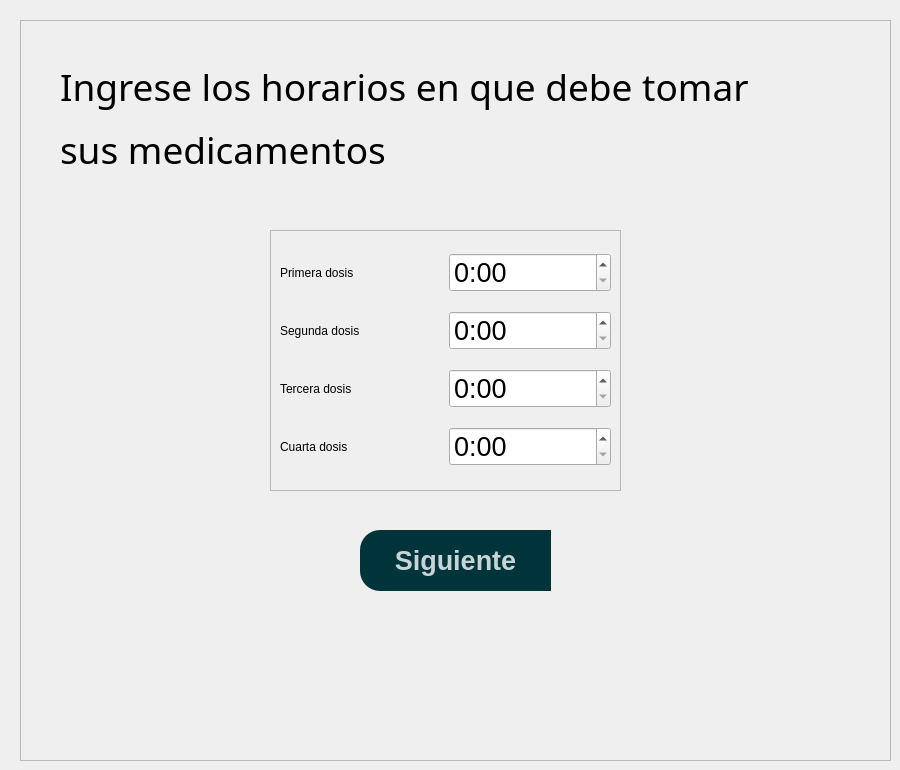
               <widget class="QWidget" name="pageHorarios">
                <widget class="QFrame" name="frame_9">
                 <property name="geometry">
                  <rect>
                   <x>20</x>
                   <y>20</y>
                   <width>871</width>
                   <height>741</height>
                  </rect>
                 </property>
                 <property name="styleSheet">
                  <string notr="true">QPushButton{
	background-color:rgba(0, 52, 59, 1);
	color:rgba(255,255,255,200);
	border-top-left-radius: 20px;
	border-bottom-left-radius: 20px
}
QPushButton:pressed{
	padding-left:5px;
	padding-top:5px;
	background-color:rgba(0, 119, 123, 1);
	background-position:calc(100% - 10px)center;
	border-top-left-radius: 20px;
	border-bottom-left-radius: 20px
}
QPushButton:hover{
	background-color:rgba(0, 174, 173, 1);
	border-top-left-radius: 20px;
	border-bottom-left-radius: 20px
}
</string>
                 </property>
                 <property name="frameShape">
                  <enum>QFrame::StyledPanel</enum>
                 </property>
                 <property name="frameShadow">
                  <enum>QFrame::Raised</enum>
                 </property>
                 <widget class="QLabel" name="label_11">
                  <property name="enabled">
                   <bool>true</bool>
                  </property>
                  <property name="geometry">
                   <rect>
                    <x>40</x>
                    <y>40</y>
                    <width>811</width>
                    <height>116</height>
                   </rect>
                  </property>
                  <property name="minimumSize">
                   <size>
                    <width>301</width>
                    <height>0</height>
                   </size>
                  </property>
                  <property name="font">
                   <font>
                    <family>Arial Black</family>
                    <pointsize>12</pointsize>
                    <weight>10</weight>
                    <italic>false</italic>
                    <bold>false</bold>
                   </font>
                  </property>
                  <property name="text">
                   <string>&lt;html&gt;&lt;head/&gt;&lt;body&gt;&lt;p&gt;&lt;span style=&quot; font-size:28pt;&quot;&gt;Ingrese los horarios en que debe tomar &lt;/span&gt;&lt;/p&gt;&lt;p&gt;&lt;span style=&quot; font-size:28pt;&quot;&gt;sus medicamentos&lt;/span&gt;&lt;/p&gt;&lt;/body&gt;&lt;/html&gt;</string>
                  </property>
                 </widget>
                 <widget class="QPushButton" name="pushButtonNext4">
                  <property name="geometry">
                   <rect>
                    <x>340</x>
                    <y>510</y>
                    <width>191</width>
                    <height>61</height>
                   </rect>
                  </property>
                  <property name="font">
                   <font>
                    <pointsize>20</pointsize>
                    <weight>75</weight>
                    <bold>true</bold>
                   </font>
                  </property>
                  <property name="text">
                   <string>Siguiente</string>
                  </property>
                 </widget>
                 <widget class="QFrame" name="frame_10">
                  <property name="geometry">
                   <rect>
                    <x>250</x>
                    <y>210</y>
                    <width>351</width>
                    <height>261</height>
                   </rect>
                  </property>
                  <property name="frameShape">
                   <enum>QFrame::StyledPanel</enum>
                  </property>
                  <property name="frameShadow">
                   <enum>QFrame::Raised</enum>
                  </property>
                  <layout class="QVBoxLayout" name="verticalLayout_9">
                   <item>
                    <layout class="QHBoxLayout" name="horizontalLayout_10">
                     <item>
                      <widget class="QLabel" name="labeDosis1">
                       <property name="text">
                        <string>Primera dosis</string>
                       </property>
                      </widget>
                     </item>
                     <item>
                      <widget class="QTimeEdit" name="timeEditDosis1">
                       <property name="font">
                        <font>
                         <pointsize>20</pointsize>
                        </font>
                       </property>
                       <property name="inputMethodHints">
                        <set>Qt::ImhPreferNumbers</set>
                       </property>
                       <property name="displayFormat">
                        <string>h:mm</string>
                       </property>
                       <property name="currentSectionIndex">
                        <number>1</number>
                       </property>
                      </widget>
                     </item>
                    </layout>
                   </item>
                   <item>
                    <layout class="QHBoxLayout" name="horizontalLayout_12">
                     <item>
                      <widget class="QLabel" name="labelDosis2">
                       <property name="text">
                        <string>Segunda dosis</string>
                       </property>
                      </widget>
                     </item>
                     <item>
                      <widget class="QTimeEdit" name="timeEditDosis2">
                       <property name="font">
                        <font>
                         <pointsize>20</pointsize>
                        </font>
                       </property>
                       <property name="inputMethodHints">
                        <set>Qt::ImhPreferNumbers</set>
                       </property>
                       <property name="displayFormat">
                        <string>h:mm</string>
                       </property>
                       <property name="currentSectionIndex">
                        <number>1</number>
                       </property>
                      </widget>
                     </item>
                    </layout>
                   </item>
                   <item>
                    <layout class="QHBoxLayout" name="horizontalLayout_13">
                     <item>
                      <widget class="QLabel" name="labelDosis3">
                       <property name="text">
                        <string>Tercera dosis</string>
                       </property>
                      </widget>
                     </item>
                     <item>
                      <widget class="QTimeEdit" name="timeEditDosis3">
                       <property name="font">
                        <font>
                         <pointsize>20</pointsize>
                        </font>
                       </property>
                       <property name="inputMethodHints">
                        <set>Qt::ImhPreferNumbers</set>
                       </property>
                       <property name="displayFormat">
                        <string>h:mm</string>
                       </property>
                       <property name="currentSectionIndex">
                        <number>1</number>
                       </property>
                      </widget>
                     </item>
                    </layout>
                   </item>
                   <item>
                    <layout class="QHBoxLayout" name="horizontalLayout_14">
                     <item>
                      <widget class="QLabel" name="labelDosis4">
                       <property name="text">
                        <string>Cuarta dosis</string>
                       </property>
                      </widget>
                     </item>
                     <item>
                      <widget class="QTimeEdit" name="timeEditDosis4">
                       <property name="font">
                        <font>
                         <pointsize>20</pointsize>
                        </font>
                       </property>
                       <property name="inputMethodHints">
                        <set>Qt::ImhPreferNumbers</set>
                       </property>
                       <property name="displayFormat">
                        <string>h:mm</string>
                       </property>
                       <property name="currentSectionIndex">
                        <number>1</number>
                       </property>
                      </widget>
                     </item>
                    </layout>
                   </item>
                  </layout>
                 </widget>
                </widget>
               </widget>
